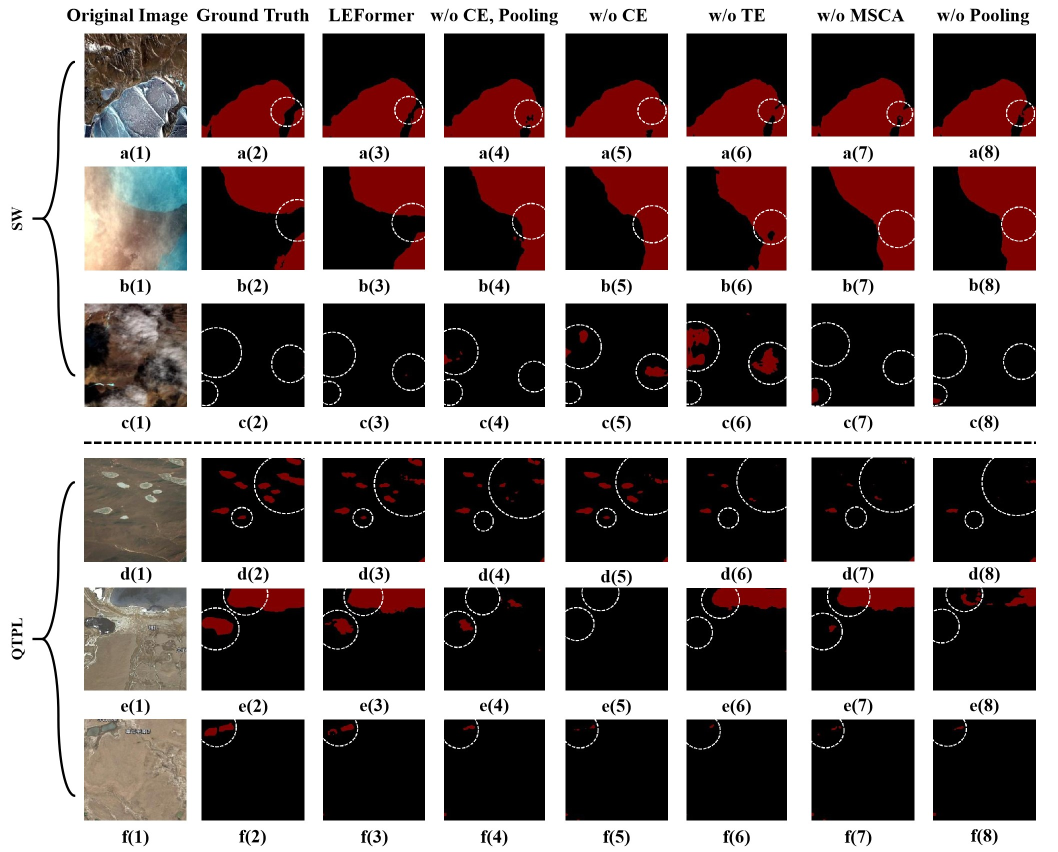
#> input picture resources/ablation_study_2.jpg, 2115 x 1704 px, given as the content of the folder ../resources/binary_annotations/training, which was not available (shown at 1/2 size)
$ python gen_prompt_datasets.py --dataset_path ../resources
#> lines starting #> are read from the running program, lines starting #| are printed output that depends on the picture; after the words box and inside, x2 and y2 are one past the last pixel; in counts of white or black regions, pixels touching at a corner belong together; pictures that were not available may be replaced by others from this repository, and a replacement may not be noted
import argparse
import cv2
import os
import random
import numpy as np
from tqdm import tqdm
from scipy.spatial.distance import cdist
from sklearn.cluster import DBSCAN


def parse_args():
    parser = argparse.ArgumentParser(description='Generate prompts into train and test sets')
    parser.add_argument('--dataset_path', type=str, required=True, help='Path of the dataset')
    return parser.parse_args()


def save_empty_prompts(save_path, gt_file_name, img):
    for prompt_type in ["random_points", "center_points", "box", "unfilled_mask", "filled_mask"]:
        cv2.imwrite(os.path.join(save_path, f"{prompt_type}_{gt_file_name}"), img)


if __name__ == '__main__':
    args = parse_args()

    # Set up paths for dataset and prompt output
    dataset_path = args.dataset_path
    gt_dataset_path = os.path.join(dataset_path, "binary_annotations/training")
    save_path = os.path.join(dataset_path, "prompts/training")
    if not os.path.exists(save_path):
        os.makedirs(save_path)

    # Load dataset
    gt_file_names = os.listdir(gt_dataset_path)
    for gt_file_name in tqdm(gt_file_names):
        gt_file_path = os.path.join(gt_dataset_path, gt_file_name)
        img = cv2.imread(gt_file_path, 0)
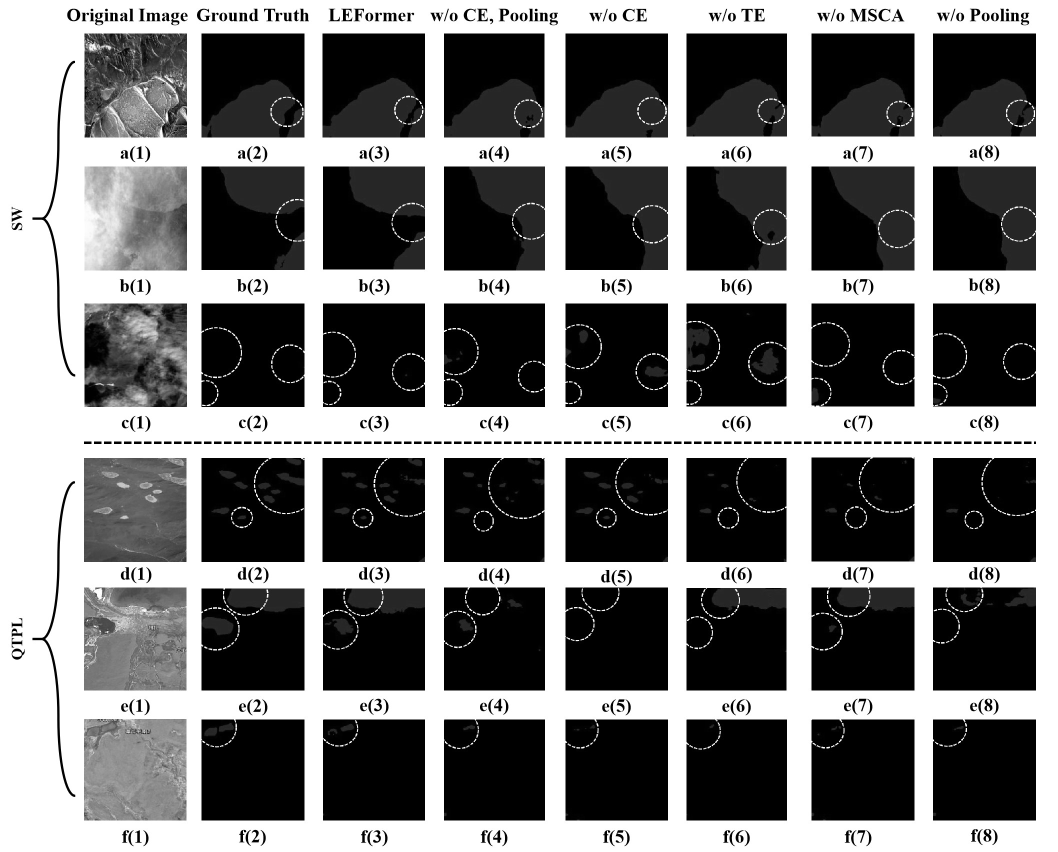
#> img: shape (1704, 2115) (shown at 1/2 size); min 0, max 255, mean 120.8
        h, w = img.shape
#> h = 1704; w = 2115

        # Find coordinates of all 1-pixel points
        points = np.argwhere(img == 1)
#> points = 62725 pairs, first value 18 to 1689, second value 24 to 2071

        num_points = len(points)
#> num_points = 62725
        if num_points == 0:
            # Save original image if no 1-pixel points found
            save_empty_prompts(save_path, gt_file_name, np.zeros((h, w)))
        else:
            # Use DBSCAN algorithm to cluster the data into different groups
            dbscan = DBSCAN(eps=8, min_samples=9).fit(points)

            # Find the centroids of each cluster.
            centers = []
            for label in set(dbscan.labels_):
                if label == -1:
                    continue
                cluster_indices = points[dbscan.labels_ == label]
                center = np.mean(cluster_indices, axis=0, dtype=int)
                centers.append(center)
#> this loop made 386 passes
#> center on passes 1 to 3: [30, 688], [24, 1512], [21, 1727]
#> after the loop, centers = 385 pairs, first value 21 to 1676, second value 35 to 2063

            if len(centers) == 0:
                save_empty_prompts(save_path, gt_file_name, np.zeros((h, w)))
                continue

            # For each cluster, find the 9 points closest to the centroid and mark them as points of that cluster
            center_points = []
            for center in centers:
                distances = cdist([center], points)
                nearest_indices = np.argsort(distances)[0][:9]
                center_points.append(points[nearest_indices])
#> this loop made 385 passes
#> (center, nearest_indices) on passes 1 to 3: ([30, 688], [498, 618, 617, 368, 734, 152, 128, 860, 917]), ([24, 1512], [161, 135, 107, 136, 272, 271, 65, 45, 46]), ([21, 1727], [111, 110, 141, 67, 140, 20, 19, 21, 177])
#> after the loop, center_points = 385 items
            # Choose the closest 9 points from each cluster
            center_points = np.concatenate(center_points)[:9]
#> center_points = [[31, 690], [33, 690], [33, 686], [29, 693], [35, 686], [24, 690], [23, 686], [37, 686], [38, 687]]

            # Randomly select 9 points
            random_points = points[np.random.choice(points.shape[0], 9, replace=False)]
#> random_points = [[1224, 1826], [1378, 1982], [916, 893], [885, 555], [714, 706], [970, 1437], [811, 817], [1568, 1870], [1003, 405]]

            # Create image with point prompt
            point_img = np.zeros((2, h, w))
            random_x = np.random.randint(-20, 20, len(center_points))
#> random_x = [8, -11, 10, -1, 10, -3, 12, -17, -4]
            random_y = np.random.randint(-20, 20, len(center_points))
#> random_y = [-10, -20, -8, -17, -17, -9, 7, 18, 4]
            center_y, center_x = np.array(center_points).T
#> center_y = [31, 33, 33, 29, 35, 24, 23, 37, 38]; center_x = [690, 690, 686, 693, 686, 690, 686, 686, 687]
            x = np.clip(center_x + random_x, 0, w - 1)
#> x = [698, 679, 696, 692, 696, 687, 698, 669, 683]
            y = np.clip(center_y + random_y, 0, h - 1)
#> y = [21, 13, 25, 12, 18, 15, 30, 55, 42]
            point_img[0][random_points[:, 0], random_points[:, 1]] = 255
            for i in range(len(center_points)):
                while point_img[1][y[i]][x[i]] == 255:
                    random_x[i], random_y[i] = np.random.randint(-20, 20, 2)
                    x[i] = np.clip(center_x[i] + random_x[i], 0, w - 1)
                    y[i] = np.clip(center_y[i] + random_y[i], 0, h - 1)
                point_img[1][y[i]][x[i]] = 255
#> this loop made 9 passes

            # Find bounding box for 1 data block
            min_x, min_y = np.min(points[:, 0]), np.min(points[:, 1])
#> min_x = 18; min_y = 24
            max_x, max_y = np.max(points[:, 0]), np.max(points[:, 1])
#> max_x = 1689; max_y = 2071

            # Create image with bounding box prompt
            bbox_img = np.zeros((h, w))
            bbox_img[min_x][min_y] = bbox_img[max_x][max_y] = 255

            # Create image with mask prompt(multiple random points)
            pre_mask_img = np.zeros((h, w))
            num_selected = int(num_points * 0.008)
#> num_selected = 501
            selected_points = random.sample(points.tolist(), num_selected)
#> selected_points = 501 pairs, first value 18 to 1672, second value 34 to 2070
            for point in selected_points:
                random_x = random.randint(-5, 5)
                random_y = random.randint(-5, 5)
                x = np.clip(point[1] + random_x, 0, w - 1)
                y = np.clip(point[0] + random_y, 0, h - 1)
                cv2.circle(pre_mask_img, (x, y), 1, 1, -1)
#> this loop made 501 passes
#> (point, random_x, random_y, x, y) on passes 1 to 3: ([1362, 405], -2, 1, 403, 1363), ([756, 2044], 4, -1, 2048, 755), ([1218, 1516], -5, -3, 1511, 1215)
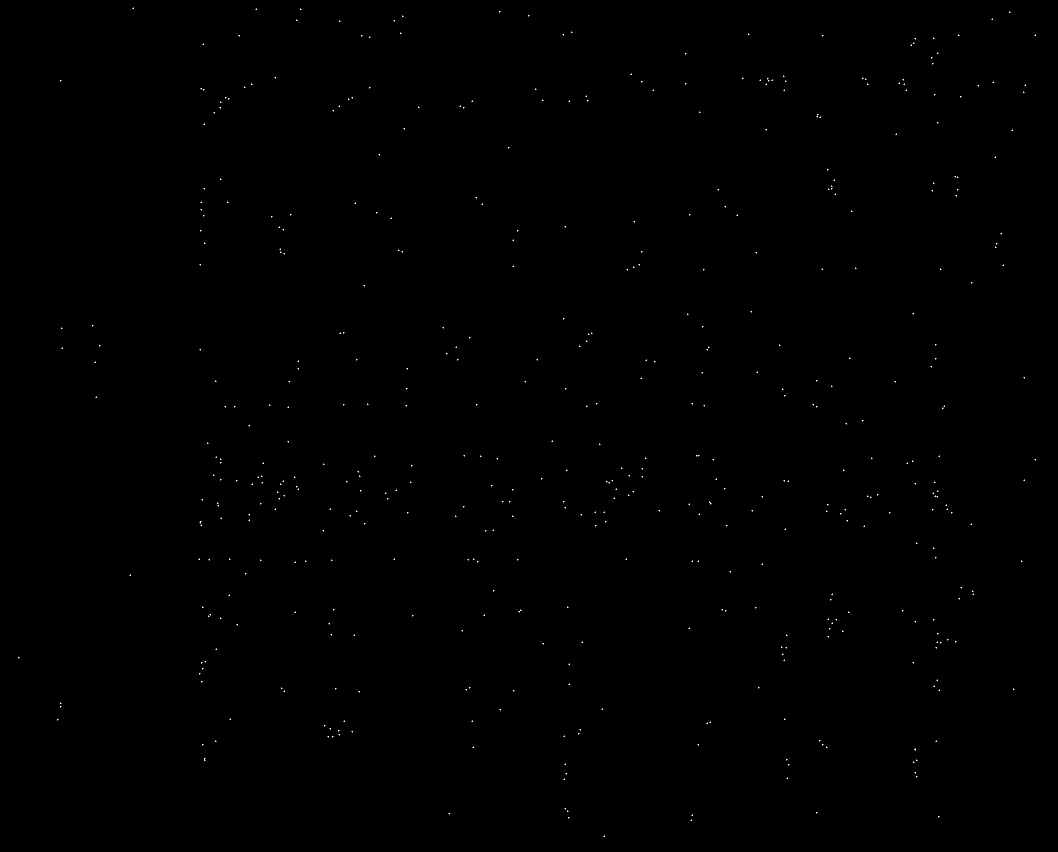
#> pre_mask_img: shape (1704, 2115) float64 (shown at 1/2 size); values 0 (black) and 1 (white), 0.07% white in thin lines or dots

            # Dilate and close morphological operations to clean up the mask
            kernel = cv2.getStructuringElement(cv2.MORPH_RECT, (5, 5))
#> kernel = [[1, 1, 1, 1, 1], [1, 1, 1, 1, 1], [1, 1, 1, 1, 1], [1, 1, 1, 1, 1], [1, 1, 1, 1, 1]]
            pre_mask_img = cv2.morphologyEx(cv2.dilate(pre_mask_img, kernel, iterations=5), cv2.MORPH_CLOSE, kernel)
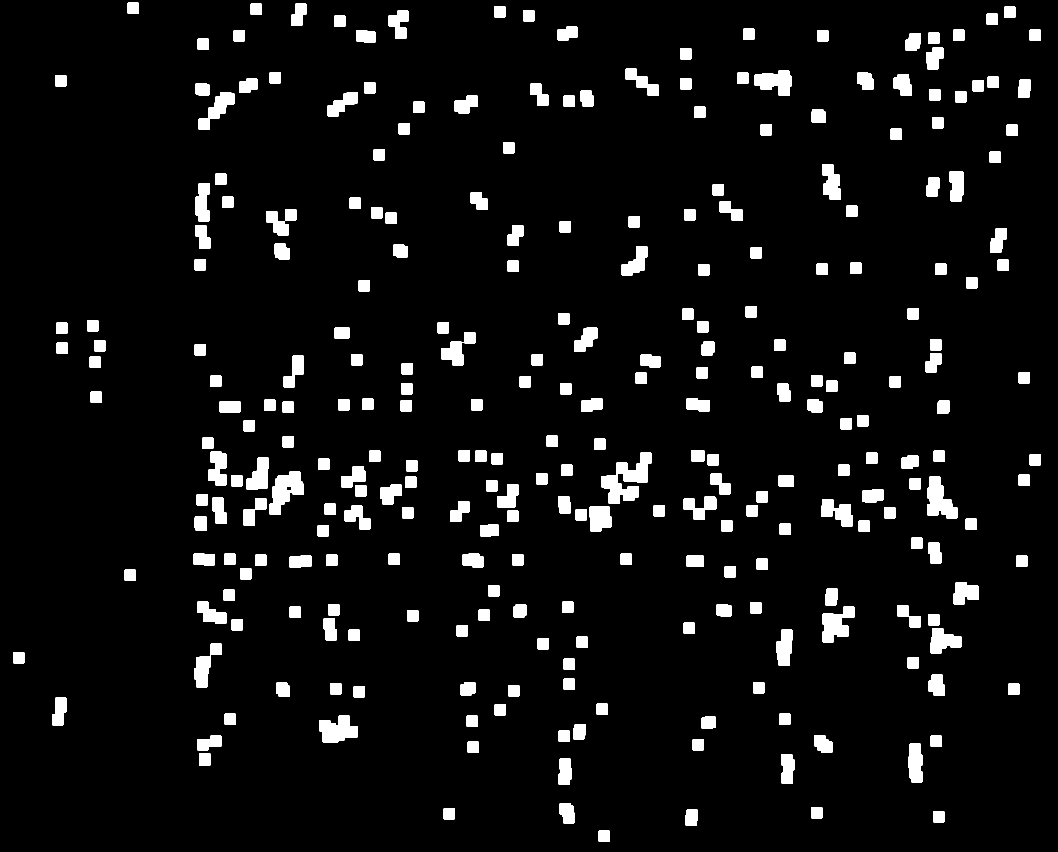
#> pre_mask_img: shape (1704, 2115) float64 (shown at 1/2 size); values 0 (black) and 1 (white), 6.2% white; 280 white regions, largest, box (x1, y1, x2, y2) and area: (1202, 905, 1303, 1008) 4998, (539, 943, 608, 1030) 3411, (1854, 953, 1915, 1037) 3095
            pre_mask_img = pre_mask_img.astype(np.uint8)
#> pre_mask_img: shape (1704, 2115); values 0 (black) and 1 (white), 6.2% white; 280 white regions

            # Draw contours and fill pixels inside contours on a black image to create a lower-precision ground truth
            contours, hierarchy = cv2.findContours(pre_mask_img, cv2.RETR_EXTERNAL, cv2.CHAIN_APPROX_NONE)
#> contours = 280 contours; largest, box (x1, y1, x2, y2) and area: (1202, 905, 1303, 1008) 4718, (539, 943, 608, 1030) 3320, (1854, 953, 1915, 1037) 2948, (638, 1431, 716, 1485) 2800, (1645, 1213, 1709, 1285) 2688
            pre_mask_img = np.where(pre_mask_img == 1, 255, 0)
            mask_img = np.zeros((h, w), dtype=np.uint8)
            cv2.drawContours(mask_img, contours, -1, 255, thickness=-1)
#> mask_img: shape (1704, 2115); 6.2% white; 280 white regions, largest, box (x1, y1, x2, y2) and area: (1202, 905, 1303, 1008) 4998, (539, 943, 608, 1030) 3470, (1854, 953, 1915, 1037) 3095

            # Using Mask Images to Reduce Accuracy
            mask = np.ones((32, 32), dtype=np.float32)
            mask = cv2.resize(mask, (w, h))
#> mask: shape (1704, 2115) float32; every value is 1
            mask = cv2.resize(mask, (32, 32), interpolation=cv2.INTER_NEAREST)
#> mask: shape (32, 32) float32; every value is 1
            mask = cv2.resize(mask, (w, h), interpolation=cv2.INTER_NEAREST)
            mask_img = mask_img * mask

            # Expanding and corroding the contour, causing the boundary to become tortuous
            kernel = cv2.getStructuringElement(cv2.MORPH_ELLIPSE, (5, 5))
#> kernel = [[0, 0, 1, 0, 0], [1, 1, 1, 1, 1], [1, 1, 1, 1, 1], [1, 1, 1, 1, 1], [0, 0, 1, 0, 0]]
            mask_img = cv2.morphologyEx(cv2.dilate(mask_img, kernel, iterations=2), cv2.MORPH_CLOSE, kernel)
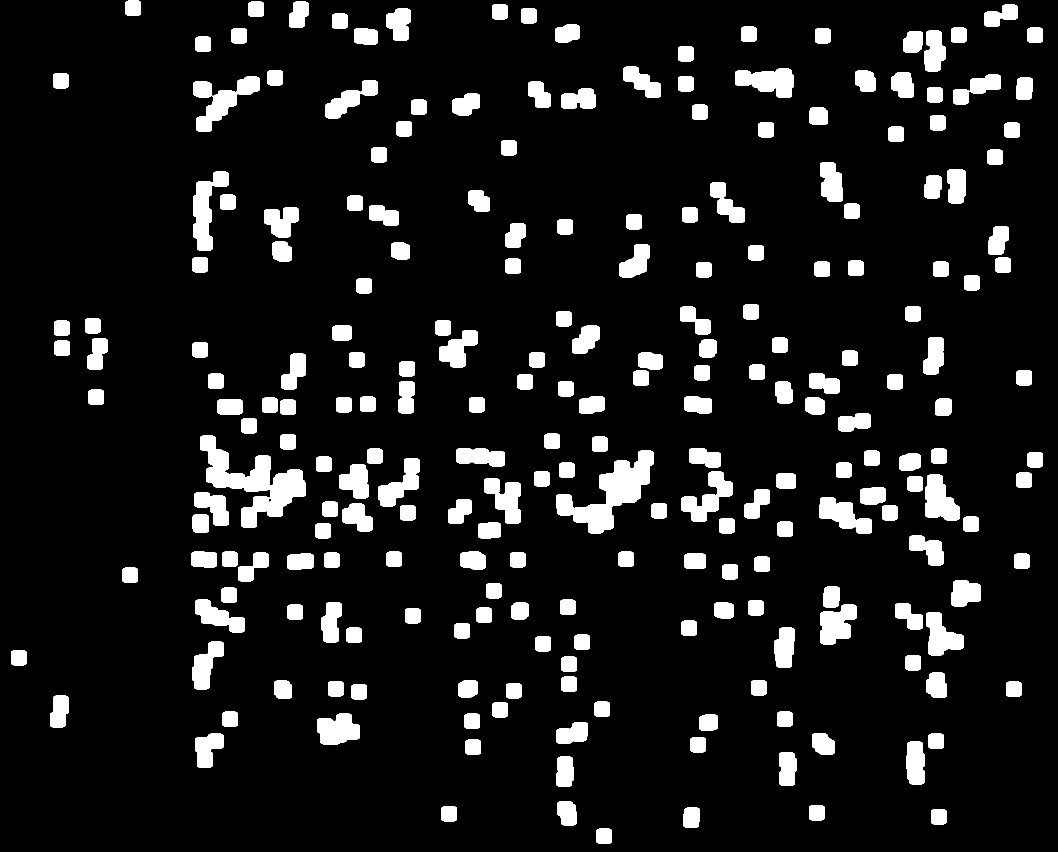
#> mask_img: shape (1704, 2115) float32 (shown at 1/2 size); 10.2% white; 233 white regions, largest, box (x1, y1, x2, y2) and area: (400, 871, 612, 1056) 14524, (1112, 901, 1307, 1067) 12314, (387, 153, 519, 264) 5947

            # Save new prompt images
            cv2.imwrite(os.path.join(save_path, f"random_points_{gt_file_name}"), point_img[0])
            cv2.imwrite(os.path.join(save_path, f"center_points_{gt_file_name}"), point_img[1])
            cv2.imwrite(os.path.join(save_path, f"box_{gt_file_name}"), bbox_img)
            cv2.imwrite(os.path.join(save_path, f"unfilled_mask_{gt_file_name}"), pre_mask_img)
            cv2.imwrite(os.path.join(save_path, f"filled_mask_{gt_file_name}"), mask_img)
